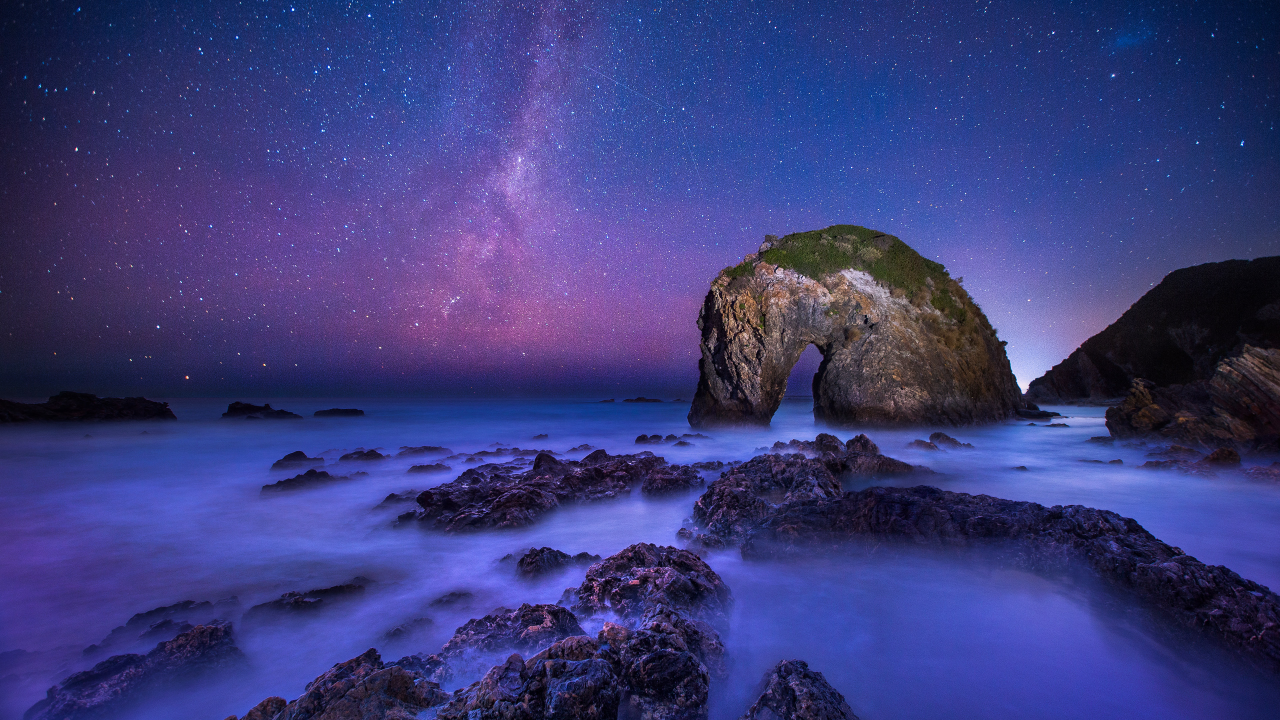
#> input picture backend/uploads/upload-1774257973781-766063492.jpg, 3840 x 2160 px (shown at 1/3 size)
$ python -i video_assembler.py   (imports and definitions only)
#> lines starting #> are read from the running program, lines starting #| are printed output that depends on the picture
"""
pipeline/video_assembler.py
Step 7: Assemble audio + images → final MP4 video using MoviePy.
Adds Ken Burns effect (slow zoom/pan) for dynamic visuals.
Overlays scene title text on each scene.

Compatible with both MoviePy v1.x and v2.x.
"""
import os
from pathlib import Path
import numpy as np
from utils.helpers import get_output_dir, log, timestamp, sanitize_filename

VIDEO_W = 1280
VIDEO_H = 720
FPS = 24


def _import_moviepy():
    """Import MoviePy and detect version, returning a dict of classes/functions."""
    try:
        # Try v2.x imports first
        from moviepy import (
            ImageClip, AudioFileClip, ColorClip,
            CompositeVideoClip, concatenate_videoclips,
        )
        # v2.x uses with_duration / with_position / with_audio
        return {
            "ImageClip": ImageClip,
            "AudioFileClip": AudioFileClip,
            "ColorClip": ColorClip,
            "CompositeVideoClip": CompositeVideoClip,
            "concatenate_videoclips": concatenate_videoclips,
            "version": 2,
        }
    except ImportError:
        # Fall back to v1.x
        from moviepy.editor import (
            ImageClip, AudioFileClip, ColorClip,
            CompositeVideoClip, concatenate_videoclips,
        )
        return {
            "ImageClip": ImageClip,
            "AudioFileClip": AudioFileClip,
            "ColorClip": ColorClip,
            "CompositeVideoClip": CompositeVideoClip,
            "concatenate_videoclips": concatenate_videoclips,
            "version": 1,
        }


# [19 lines left out: functions _set_duration, _set_position, _set_audio, not called in this run]


def make_scene_clip(scene: dict, fade_duration: float = 0.5) -> "CompositeVideoClip":
    """
    Create a video clip for a single scene:
    - Background: image with slow Ken Burns zoom
    - Audio: narration
    - Text overlay: scene title (PIL-based, no ImageMagick needed)
    """
    mp = _import_moviepy()
    ImageClip = mp["ImageClip"]
    AudioFileClip = mp["AudioFileClip"]
    ColorClip = mp["ColorClip"]
    CompositeVideoClip = mp["CompositeVideoClip"]

    audio_path = scene.get("audio_path")
    image_path = scene.get("image_path")
    scene_title = scene.get("title", f"Scene {scene['scene_number']}")
    duration = float(scene.get("duration_seconds", 10))

    audio_clip = None
    try:
        # --- Audio ---
        if audio_path and os.path.exists(audio_path):
            audio_clip = AudioFileClip(audio_path)
            duration = float(audio_clip.duration)

        # --- Background Image with Ken Burns zoom ---
        # IMPORTANT: do NOT precompute/store frames in RAM (can easily be hundreds of MB per scene).
        # Instead, generate frames on-demand with PIL; slower but stable on low-memory machines.
        if image_path and os.path.exists(image_path):
            from PIL import Image as PILImage
            from moviepy.video.VideoClip import VideoClip

            pil_base = PILImage.open(image_path).convert("RGB")

            # [10 lines left out: function make_frame_kb, not called in this run]

            bg_clip = VideoClip(make_frame_kb, duration=duration)
        else:
            bg_clip = _set_duration(
                ColorClip(size=(VIDEO_W, VIDEO_H), color=[20, 20, 40]), duration, mp
            )

        # --- Title text overlay using PIL (no ImageMagick needed) ---
        try:
            title_overlay = _make_title_overlay(scene_title, scene["scene_number"], duration)
            title_clip_obj = ImageClip(title_overlay)
            title_clip_obj = _set_duration(title_clip_obj, duration, mp)
            title_clip_obj = _set_position(title_clip_obj, ("center", 20), mp)
            layers = [bg_clip, title_clip_obj]
        except Exception as e:
            log(f"  Title overlay skipped: {e}", "⚠")
            layers = [bg_clip]

        # --- Compose ---
        composite = CompositeVideoClip(layers, size=(VIDEO_W, VIDEO_H))

        # Fade in/out
        try:
            if mp["version"] == 2:
                from moviepy.video.fx import FadeIn, FadeOut

                composite = composite.with_effects([FadeIn(fade_duration), FadeOut(fade_duration)])
            else:
                composite = composite.fadein(fade_duration).fadeout(fade_duration)
        except Exception:
            pass  # Fades are cosmetic — skip if unavailable

        # Attach audio
        if audio_clip is not None:
            composite = _set_audio(composite, audio_clip, mp)

        return composite
    except Exception:
        # If we fail mid-construction, close the audio reader to avoid noisy __del__ errors.
        try:
            if audio_clip is not None:
                audio_clip.close()
        except Exception:
            pass
        raise


# [143 lines left out: functions _make_title_overlay, assemble_video, not called in this run]

>>> import cv2
>>> picture = cv2.imread('../../uploads/upload-1774257973781-766063492.jpg', cv2.IMREAD_GRAYSCALE)
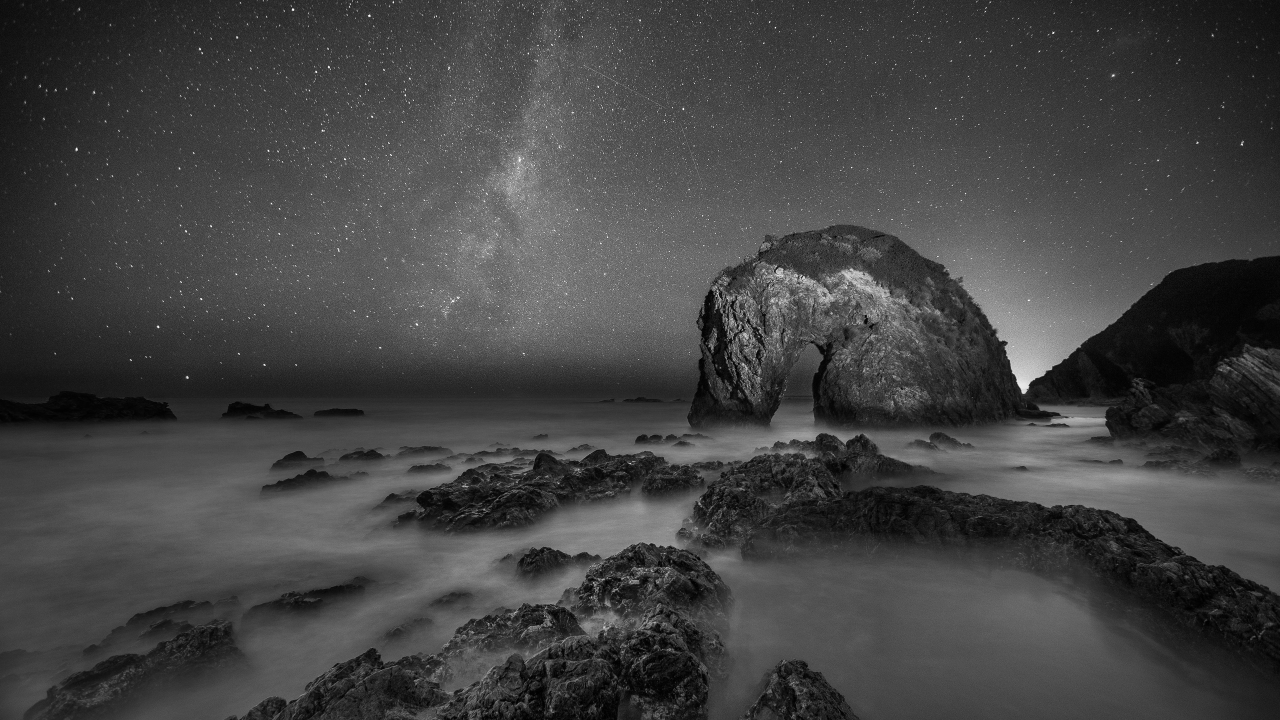
#> picture: shape (2160, 3840) (shown at 1/3 size); min 0, max 255, mean 67
>>> result = make_scene_clip(picture)
#> (the run stopped early here; a loop or call above may not have finished)

$ run again, on backend/uploads/upload-1774256047972-874775686.png
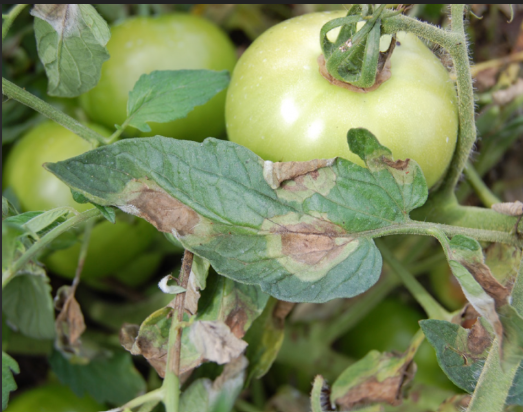
#> input picture backend/uploads/upload-1774256047972-874775686.png, 523 x 412 px
#> `picture = cv2.imread('../../uploads/upload-1774257973781-766063492.jpg..`:
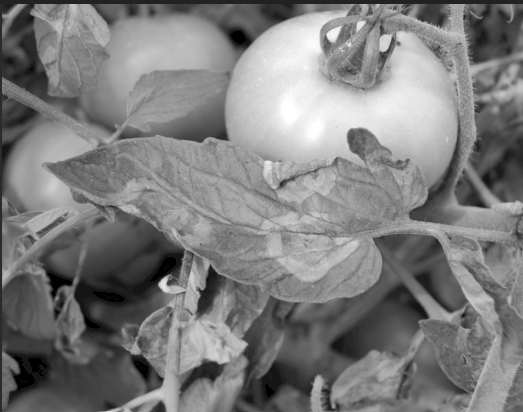
#> picture: shape (412, 523); min 0, max 255, mean 124.9
